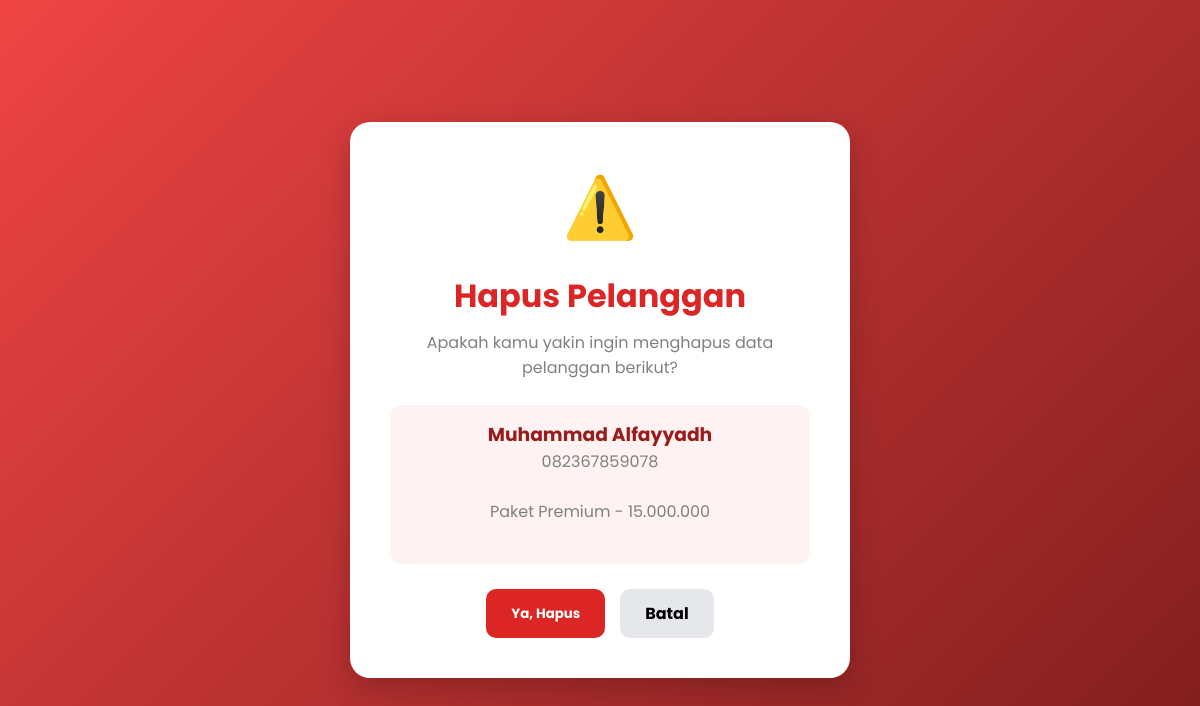
The page /hapus/20/ on the database its author committed.
### layanan/models.py (models this page shows, shortened)
class Pelanggan(models.Model):
    user = models.ForeignKey(
        User,
        on_delete=models.CASCADE,
        null=True,
        blank=True
    )
    STATUS_CHOICES = [
        ('Menunggu Pembayaran', 'Menunggu Pembayaran'),
        ('Menunggu Verifikasi', 'Menunggu Verifikasi'),
        ('Diproses', 'Diproses'),
        ('Selesai', 'Selesai'),
    ]
    nama = models.CharField(max_length=100)
    alamat = models.TextField()
    no_hp = models.CharField(max_length=20)
    paket = models.CharField(max_length=50)
    status = models.CharField(
        max_length=50,
        choices=STATUS_CHOICES,
        default='Menunggu Pembayaran'
    )
    bukti_pembayaran = models.ImageField(
        upload_to='bukti_pembayaran/',
        blank=True,
        null=True
    )

### layanan/views.py (the view)
# urls.py: path('hapus/<int:id>/', views.konfirmasi_hapus, name='konfirmasi_hapus'),
def konfirmasi_hapus(request, id):
    pelanggan = get_object_or_404(Pelanggan, id=id)
    return render(request, 'hapus.html', {'pelanggan': pelanggan})

### layanan/templates/hapus.html (shortened to what this page needs)
<!DOCTYPE html>
<html lang="en">
<head>
</head>
<body>
<div class="container">
    <div class="icon">⚠️</div>
    <h1>Hapus Pelanggan</h1>
    <p>Apakah kamu yakin ingin menghapus data pelanggan berikut?</p>
    <div class="customer-box">
        <h3>{{ pelanggan.nama }}</h3>
        <p>{{ pelanggan.no_hp }}</p>
        <p>{{ pelanggan.paket }}</p>
    </div>
    <form id="deleteForm" method="POST" action="{% url 'hapus_pelanggan' pelanggan.id %}">
        <div class="buttons">
            <button type="button" class="delete-btn" onclick="openModal()">
                Ya, Hapus
            </button>
            <a href="{% url 'riwayat' %}" class="cancel-btn">
                Batal
            </a>
        </div>
    </form>
</div>
</body>
</html>

### layanan/templates/hapus.html (style rules this page uses)
* { margin:0; padding:0; box-sizing:border-box; font-family:'Poppins', sans-serif; }
body { min-height:100vh; display:flex; justify-content:center; align-items:center; background:linear-gradient(135deg,#ef4444,#7f1d1d); animation:fadePage 1s ease; }
.container { width:500px; background:white; padding:40px; border-radius:20px; text-align:center; box-shadow:0 10px 30px rgba(0,0,0,0.2); animation:floatBox 3s ease-in-out infinite; }
.icon { font-size:60px; margin-bottom:20px; }
h1 { color:#dc2626; margin-bottom:10px; }
p { color:gray; margin-bottom:25px; }
.customer-box { background:#fef2f2; padding:15px; border-radius:12px; margin-bottom:25px; }
.customer-box h3 { color:#991b1b; }
.buttons { display:flex; justify-content:center; gap:15px; }
.delete-btn { background:#dc2626; color:white; padding:12px 25px; border:none; border-radius:10px; cursor:pointer; font-weight:bold; transition:0.3s; }
.cancel-btn { background:#e5e7eb; color:black; padding:12px 25px; text-decoration:none; border-radius:10px; font-weight:bold; transition:0.3s; }

### rows shown on the page
Pelanggan: nama "Muhammad Alfayyadh", no_hp "082367859078", paket "Paket Premium - 15.000.000"
